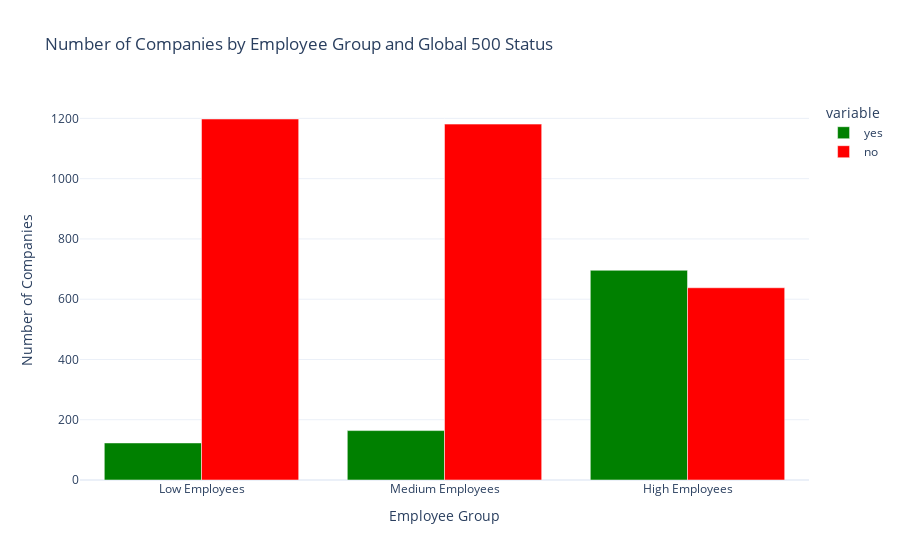

Notebook cell for this chart:
### Code cell
fortune_df['employee_group'] = pd.qcut(fortune_df['employees'], 3, labels=['Low Employees', 'Medium Employees', 'High Employees'])

# Group by employee group and global_500 status and count the number of companies
global_500_by_employee_group = fortune_df.groupby(['employee_group', 'global_500']).size().reset_index(name='count')

# Pivot the table for easier plotting
pivot_table = global_500_by_employee_group.pivot(index='employee_group', columns='global_500', values='count').fillna(0)

# Plot the employee groups by global 500 status
fig = px.bar(pivot_table, x=pivot_table.index, y=['yes', 'no'], 
             title='Number of Companies by Employee Group and Global 500 Status',
             labels={'value': 'Number of Companies', 'employee_group': 'Employee Group'},
             template='plotly_white',
             color_discrete_map={'yes': 'green', 'no': 'red'})

fig.update_layout(barmode='group', xaxis_title='Employee Group', yaxis_title='Number of Companies')
fig.show()

### Figure 1 — Plotly figure (JSON) as saved in the notebook; plotly's stock layout.template omitted (floating-point values rounded to 4 significant figures)
{"data": [{"alignmentgroup": "True", "hovertemplate": "variable=yes<br>Employee Group=%{x}<br>Number of Companies=%{y}<extra></extra>", "legendgroup": "yes", "marker": {"color": "green", "pattern": {"shape": ""}}, "name": "yes", "offsetgroup": "yes", "orientation": "v", "showlegend": true, "textposition": "auto", "type": "bar", "x": ["Low Employees", "Medium Employees", "High Employees"], "xaxis": "x", "y": [123, 164, 696], "yaxis": "y"}, {"alignmentgroup": "True", "hovertemplate": "variable=no<br>Employee Group=%{x}<br>Number of Companies=%{y}<extra></extra>", "legendgroup": "no", "marker": {"color": "red", "pattern": {"shape": ""}}, "name": "no", "offsetgroup": "no", "orientation": "v", "showlegend": true, "textposition": "auto", "type": "bar", "x": ["Low Employees", "Medium Employees", "High Employees"], "xaxis": "x", "y": [1198, 1181, 638], "yaxis": "y"}], "layout": {"autosize": true, "barmode": "group", "legend": {"title": {"text": "variable"}, "tracegroupgap": 0}, "title": {"text": "Number of Companies by Employee Group and Global 500 Status"}, "xaxis": {"anchor": "y", "autorange": true, "domain": [0, 1], "range": [-0.5, 2.5], "title": {"text": "Employee Group"}, "type": "category"}, "yaxis": {"anchor": "x", "autorange": true, "domain": [0, 1], "range": [0, 1261.0], "title": {"text": "Number of Companies"}, "type": "linear"}}}
